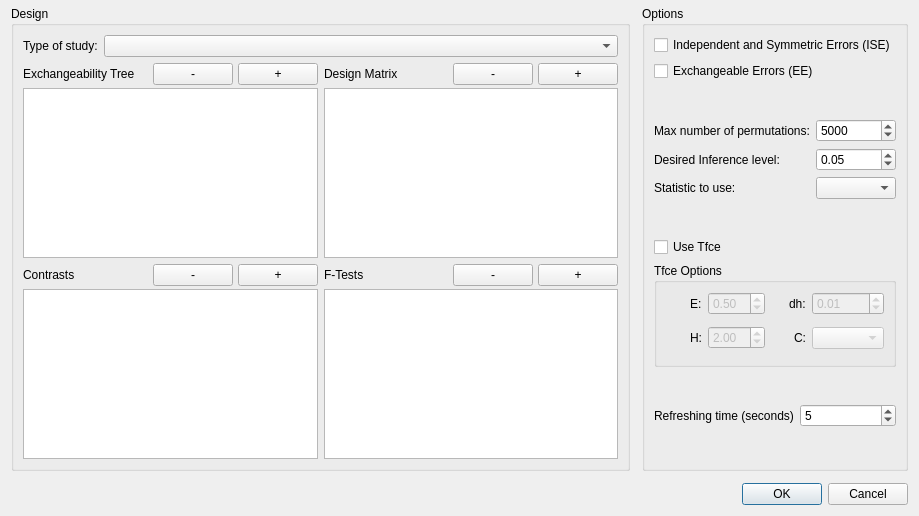
<?xml version="1.0" encoding="UTF-8"?>
<ui version="4.0">
 <class>Dialog</class>
 <widget class="QDialog" name="Dialog">
  <property name="geometry">
   <rect>
    <x>0</x>
    <y>0</y>
    <width>919</width>
    <height>516</height>
   </rect>
  </property>
  <property name="windowTitle">
   <string>Dialog</string>
  </property>
  <layout class="QVBoxLayout" name="verticalLayout_6">
   <property name="spacing">
    <number>12</number>
   </property>
   <property name="topMargin">
    <number>6</number>
   </property>
   <item>
    <layout class="QHBoxLayout" name="horizontalLayout_5" stretch="3,1">
     <item>
      <widget class="QGroupBox" name="designGroupBox">
       <property name="title">
        <string>Design</string>
       </property>
       <layout class="QGridLayout" name="gridLayout_2">
        <item row="0" column="0" colspan="2">
         <layout class="QFormLayout" name="formLayout_3">
          <item row="0" column="0">
           <widget class="QLabel" name="typeOfStudyLabel">
            <property name="text">
             <string>Type of study:</string>
            </property>
           </widget>
          </item>
          <item row="0" column="1">
           <widget class="QComboBox" name="typeOfStudyComboBox"/>
          </item>
         </layout>
        </item>
        <item row="1" column="0">
         <layout class="QVBoxLayout" name="verticalLayout_2">
          <property name="spacing">
           <number>3</number>
          </property>
          <item>
           <layout class="QHBoxLayout" name="horizontalLayout">
            <property name="spacing">
             <number>5</number>
            </property>
            <item>
             <widget class="QLabel" name="groupMatrixLabel">
              <property name="text">
               <string>Exchangeability Tree</string>
              </property>
             </widget>
            </item>
            <item>
             <spacer name="horizontalSpacer_3">
              <property name="orientation">
               <enum>Qt::Horizontal</enum>
              </property>
              <property name="sizeHint" stdset="0">
               <size>
                <width>5</width>
                <height>20</height>
               </size>
              </property>
             </spacer>
            </item>
            <item>
             <widget class="QPushButton" name="groupMatrixRemoveGroupButton">
              <property name="minimumSize">
               <size>
                <width>50</width>
                <height>0</height>
               </size>
              </property>
              <property name="text">
               <string>-</string>
              </property>
             </widget>
            </item>
            <item>
             <widget class="QPushButton" name="groupMatrixAddGroupButton">
              <property name="minimumSize">
               <size>
                <width>50</width>
                <height>0</height>
               </size>
              </property>
              <property name="text">
               <string>+</string>
              </property>
             </widget>
            </item>
           </layout>
          </item>
          <item>
           <widget class="QTableWidget" name="groupMatrixTableWidget"/>
          </item>
         </layout>
        </item>
        <item row="1" column="1">
         <layout class="QVBoxLayout" name="verticalLayout_3">
          <property name="spacing">
           <number>3</number>
          </property>
          <item>
           <layout class="QHBoxLayout" name="horizontalLayout_2">
            <property name="spacing">
             <number>5</number>
            </property>
            <item>
             <widget class="QLabel" name="designMatrixLabel">
              <property name="text">
               <string>Design Matrix</string>
              </property>
             </widget>
            </item>
            <item>
             <spacer name="horizontalSpacer_4">
              <property name="orientation">
               <enum>Qt::Horizontal</enum>
              </property>
              <property name="sizeHint" stdset="0">
               <size>
                <width>5</width>
                <height>20</height>
               </size>
              </property>
             </spacer>
            </item>
            <item>
             <widget class="QPushButton" name="designMatrixRemoveColumnButton">
              <property name="minimumSize">
               <size>
                <width>50</width>
                <height>0</height>
               </size>
              </property>
              <property name="text">
               <string>-</string>
              </property>
             </widget>
            </item>
            <item>
             <widget class="QPushButton" name="designMatrixAddColumnButton">
              <property name="minimumSize">
               <size>
                <width>50</width>
                <height>0</height>
               </size>
              </property>
              <property name="text">
               <string>+</string>
              </property>
             </widget>
            </item>
           </layout>
          </item>
          <item>
           <widget class="QTableWidget" name="designMatrixTableWidget"/>
          </item>
         </layout>
        </item>
        <item row="2" column="0">
         <layout class="QVBoxLayout" name="verticalLayout_4">
          <property name="spacing">
           <number>3</number>
          </property>
          <item>
           <layout class="QHBoxLayout" name="horizontalLayout_3">
            <property name="spacing">
             <number>5</number>
            </property>
            <item>
             <widget class="QLabel" name="contrastMatrixLabel">
              <property name="text">
               <string>Contrasts</string>
              </property>
             </widget>
            </item>
            <item>
             <spacer name="horizontalSpacer_2">
              <property name="orientation">
               <enum>Qt::Horizontal</enum>
              </property>
              <property name="sizeHint" stdset="0">
               <size>
                <width>5</width>
                <height>20</height>
               </size>
              </property>
             </spacer>
            </item>
            <item>
             <widget class="QPushButton" name="contrastMatrixRemoveContrastButton">
              <property name="minimumSize">
               <size>
                <width>50</width>
                <height>0</height>
               </size>
              </property>
              <property name="text">
               <string>-</string>
              </property>
             </widget>
            </item>
            <item>
             <widget class="QPushButton" name="contrastMatrixAddContrastButton">
              <property name="minimumSize">
               <size>
                <width>50</width>
                <height>0</height>
               </size>
              </property>
              <property name="text">
               <string>+</string>
              </property>
             </widget>
            </item>
           </layout>
          </item>
          <item>
           <widget class="QTableWidget" name="contrastMatrixTableWidget"/>
          </item>
         </layout>
        </item>
        <item row="2" column="1">
         <layout class="QVBoxLayout" name="verticalLayout_5">
          <property name="spacing">
           <number>3</number>
          </property>
          <item>
           <layout class="QHBoxLayout" name="horizontalLayout_4">
            <property name="spacing">
             <number>5</number>
            </property>
            <item>
             <widget class="QLabel" name="fTestMatrixLabel">
              <property name="text">
               <string>F-Tests</string>
              </property>
             </widget>
            </item>
            <item>
             <spacer name="horizontalSpacer">
              <property name="orientation">
               <enum>Qt::Horizontal</enum>
              </property>
              <property name="sizeHint" stdset="0">
               <size>
                <width>5</width>
                <height>20</height>
               </size>
              </property>
             </spacer>
            </item>
            <item>
             <widget class="QPushButton" name="fTestMatrixRemoveFTestButton">
              <property name="minimumSize">
               <size>
                <width>50</width>
                <height>0</height>
               </size>
              </property>
              <property name="text">
               <string>-</string>
              </property>
             </widget>
            </item>
            <item>
             <widget class="QPushButton" name="fTestMatrixAddFTestButton">
              <property name="minimumSize">
               <size>
                <width>50</width>
                <height>0</height>
               </size>
              </property>
              <property name="text">
               <string>+</string>
              </property>
             </widget>
            </item>
           </layout>
          </item>
          <item>
           <widget class="QTableWidget" name="fTestMatrixTableWidget"/>
          </item>
         </layout>
        </item>
       </layout>
      </widget>
     </item>
     <item>
      <widget class="QGroupBox" name="optionsGroupBox">
       <property name="title">
        <string>Options</string>
       </property>
       <layout class="QVBoxLayout" name="verticalLayout">
        <item>
         <widget class="QCheckBox" name="iseCheckBox">
          <property name="text">
           <string>Independent and Symmetric Errors (ISE)</string>
          </property>
         </widget>
        </item>
        <item>
         <widget class="QCheckBox" name="eeCheckBox">
          <property name="text">
           <string>Exchangeable Errors (EE)</string>
          </property>
         </widget>
        </item>
        <item>
         <spacer name="verticalSpacer_4">
          <property name="orientation">
           <enum>Qt::Vertical</enum>
          </property>
          <property name="sizeHint" stdset="0">
           <size>
            <width>20</width>
            <height>10</height>
           </size>
          </property>
         </spacer>
        </item>
        <item>
         <layout class="QFormLayout" name="formLayout">
          <item row="0" column="0">
           <widget class="QLabel" name="maxNumPermutationsLabel">
            <property name="text">
             <string>Max number of permutations:</string>
            </property>
           </widget>
          </item>
          <item row="0" column="1">
           <widget class="QSpinBox" name="maxNumPermutationsSpinbox">
            <property name="minimum">
             <number>-1</number>
            </property>
            <property name="maximum">
             <number>100000</number>
            </property>
            <property name="value">
             <number>5000</number>
            </property>
           </widget>
          </item>
          <item row="1" column="0">
           <widget class="QLabel" name="desiredAlphaLabel">
            <property name="text">
             <string>Desired Inference level:</string>
            </property>
           </widget>
          </item>
          <item row="1" column="1">
           <widget class="QDoubleSpinBox" name="desiredAlphaSpinBox">
            <property name="maximum">
             <double>1.000000000000000</double>
            </property>
            <property name="singleStep">
             <double>0.010000000000000</double>
            </property>
            <property name="value">
             <double>0.050000000000000</double>
            </property>
           </widget>
          </item>
          <item row="2" column="0">
           <widget class="QLabel" name="statisticToUseLabel">
            <property name="text">
             <string>Statistic to use:</string>
            </property>
           </widget>
          </item>
          <item row="2" column="1">
           <widget class="QComboBox" name="statisticToUseComboBox"/>
          </item>
         </layout>
        </item>
        <item>
         <spacer name="verticalSpacer_3">
          <property name="orientation">
           <enum>Qt::Vertical</enum>
          </property>
          <property name="sizeHint" stdset="0">
           <size>
            <width>20</width>
            <height>20</height>
           </size>
          </property>
         </spacer>
        </item>
        <item>
         <widget class="QCheckBox" name="tfceCheckBox">
          <property name="text">
           <string>Use Tfce</string>
          </property>
         </widget>
        </item>
        <item>
         <widget class="QGroupBox" name="tfceOptionsGroupBox">
          <property name="title">
           <string>Tfce Options</string>
          </property>
          <layout class="QGridLayout" name="gridLayout">
           <item row="0" column="0" alignment="Qt::AlignRight">
            <widget class="QLabel" name="tfceELabel">
             <property name="text">
              <string>E:</string>
             </property>
            </widget>
           </item>
           <item row="0" column="1">
            <widget class="QDoubleSpinBox" name="tfceESpinBox">
             <property name="enabled">
              <bool>false</bool>
             </property>
             <property name="value">
              <double>0.500000000000000</double>
             </property>
            </widget>
           </item>
           <item row="0" column="2" alignment="Qt::AlignRight">
            <widget class="QLabel" name="tfceDhLabel">
             <property name="text">
              <string>dh:</string>
             </property>
            </widget>
           </item>
           <item row="0" column="3">
            <widget class="QDoubleSpinBox" name="tfceDhSpinBox">
             <property name="enabled">
              <bool>false</bool>
             </property>
             <property name="value">
              <double>0.010000000000000</double>
             </property>
            </widget>
           </item>
           <item row="1" column="1" rowspan="3">
            <widget class="QDoubleSpinBox" name="tfceHSpinBox">
             <property name="enabled">
              <bool>false</bool>
             </property>
             <property name="value">
              <double>2.000000000000000</double>
             </property>
            </widget>
           </item>
           <item row="2" column="0" alignment="Qt::AlignRight">
            <widget class="QLabel" name="tfceHLabel">
             <property name="text">
              <string>H:</string>
             </property>
            </widget>
           </item>
           <item row="2" column="2" alignment="Qt::AlignRight">
            <widget class="QLabel" name="tfceCLabel">
             <property name="text">
              <string>C:</string>
             </property>
            </widget>
           </item>
           <item row="2" column="3">
            <widget class="QComboBox" name="tfceCComboBox">
             <property name="enabled">
              <bool>false</bool>
             </property>
            </widget>
           </item>
          </layout>
         </widget>
        </item>
        <item>
         <spacer name="verticalSpacer">
          <property name="orientation">
           <enum>Qt::Vertical</enum>
          </property>
          <property name="sizeHint" stdset="0">
           <size>
            <width>20</width>
            <height>20</height>
           </size>
          </property>
         </spacer>
        </item>
        <item>
         <layout class="QFormLayout" name="formLayout_2">
          <item row="0" column="0">
           <widget class="QLabel" name="refreshingTimeLabel">
            <property name="text">
             <string>Refreshing time (seconds)</string>
            </property>
           </widget>
          </item>
          <item row="0" column="1">
           <widget class="QSpinBox" name="refreshingTimeSpinBox">
            <property name="value">
             <number>5</number>
            </property>
           </widget>
          </item>
         </layout>
        </item>
        <item>
         <spacer name="verticalSpacer_2">
          <property name="orientation">
           <enum>Qt::Vertical</enum>
          </property>
          <property name="sizeHint" stdset="0">
           <size>
            <width>20</width>
            <height>20</height>
           </size>
          </property>
         </spacer>
        </item>
       </layout>
      </widget>
     </item>
    </layout>
   </item>
   <item>
    <widget class="QDialogButtonBox" name="buttonBox">
     <property name="orientation">
      <enum>Qt::Horizontal</enum>
     </property>
     <property name="standardButtons">
      <set>QDialogButtonBox::Cancel|QDialogButtonBox::Ok</set>
     </property>
    </widget>
   </item>
  </layout>
 </widget>
 <resources/>
 <connections>
  <connection>
   <sender>buttonBox</sender>
   <signal>accepted()</signal>
   <receiver>Dialog</receiver>
   <slot>accept()</slot>
   <hints>
    <hint type="sourcelabel">
     <x>248</x>
     <y>254</y>
    </hint>
    <hint type="destinationlabel">
     <x>157</x>
     <y>274</y>
    </hint>
   </hints>
  </connection>
  <connection>
   <sender>buttonBox</sender>
   <signal>rejected()</signal>
   <receiver>Dialog</receiver>
   <slot>reject()</slot>
   <hints>
    <hint type="sourcelabel">
     <x>316</x>
     <y>260</y>
    </hint>
    <hint type="destinationlabel">
     <x>286</x>
     <y>274</y>
    </hint>
   </hints>
  </connection>
 </connections>
</ui>
